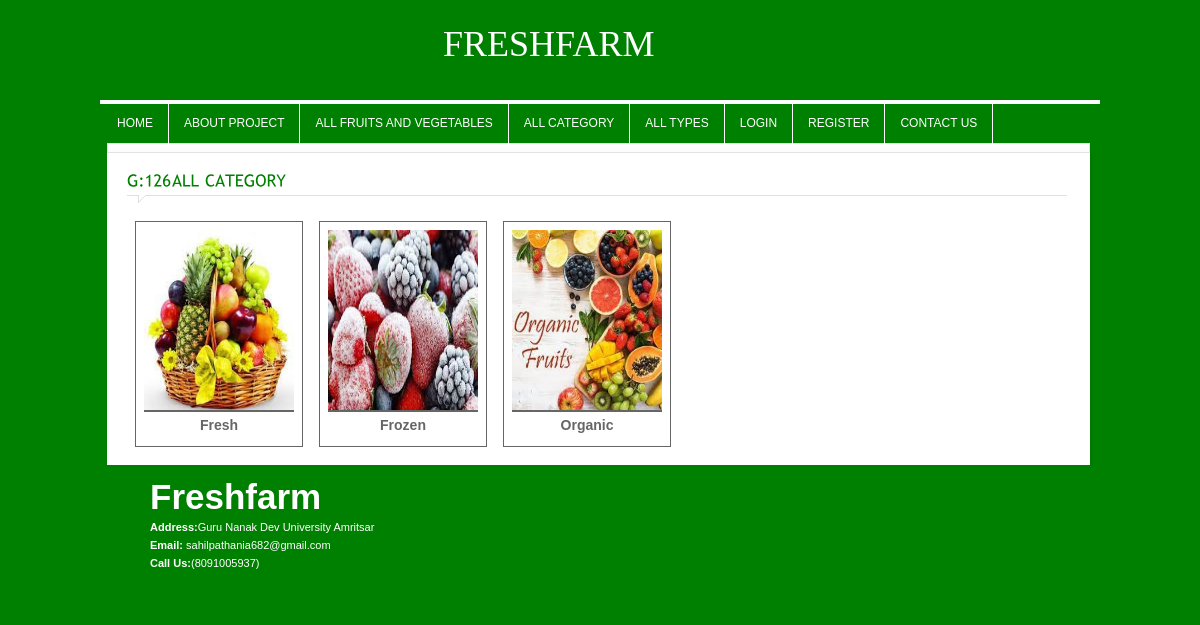
The page /company-listing.php on the database its author committed.
### tables this page shows
CREATE TABLE `company` (
  `company_id` int(11) NOT NULL,
  `company_name` varchar(255) NOT NULL,
  `company_image` varchar(255) NOT NULL
);

### includes/functions.php (called while the page is built, shortened)
<?php
$SERVER_PATH = "http://127.0.0.1/fruit_selling_website/";
?>

### company-listing.php (the view, shortened to what this page needs)
<?php
	include_once("includes/header.php");
	include_once("includes/db_connect.php");
	$SQL="SELECT * FROM `company`";
	$rs=mysqli_query($con,$SQL) or die(mysqli_error($con));
?>
	<div class="crumb">
    </div>
	<div id="content_sec">
		<div class="col1" style="width:100%">
		<div class="contact">
			<h4 class="heading colr">All Category</h4>
			<form name="frm_company" action="lib/company.php" method="post">
				<div class="static">
					<?php
					while($data = mysqli_fetch_assoc($rs))
					{
					?>
					<div style="float:left; border:1px solid; margin:8px; padding:8px">
						<a href="product-listing.php?company_id=<?php echo $data[company_id] ?>"><img src="<?=$SERVER_PATH.'uploads/'.$data[company_image]?>" style="height:180px; width:150px"></a><br>
						<div style="text-align:center; border-top:2px solid; padding: 5px 0px; font-weight:bold; font-size:14px;"><?=$data[company_name]?></div>
					</div>
					<?php } ?>
				</div>
			</form>
		</div>
		</div>
	</div>
<?php include_once("includes/footer.php"); ?>

### css/style.css (style rules this page uses)
* { padding:0px; margin:0px; }
body { background-color:green; font-family:Arial, Helvetica, sans-serif; font-size:11px; color:#666666; float:left; width:100%; }
a { text-decoration:none; outline:none; color:#666666; }
a img { border:none; }
.colr { color:green !important; }
h4 { font-size:16px; font-weight:normal; }
.heading { padding:10px 0px 14px 0px !important; width:100% !important; margin-bottom:10px !important; text-transform:uppercase; background-image:url(../images/heading.gif); background-repeat:no-repeat; background-position:left bottom; }
#content_sec { width:940px; padding:10px 20px; margin-left:17px; background-color:#FFF; float:left; }
.col1 { width:675px; float:left; }
.crumb { width:px; height:px; padding:8px 10px 0px 10px; background-image:url(../images/crumb.gif); background-repeat:repeat-x; margin-left:17px; margin-right:20px; border:#e3e3e3 solid 1px; }
.static { float:left; width:928px; }

### css/slider.css (style rules this page uses)
* { margin: 0; padding: 0; }

### rows shown on the page
company: company_image (picture), company_name "Fresh"
company: company_image (picture), company_name "Frozen"
company: company_image (picture), company_name "Organic"
